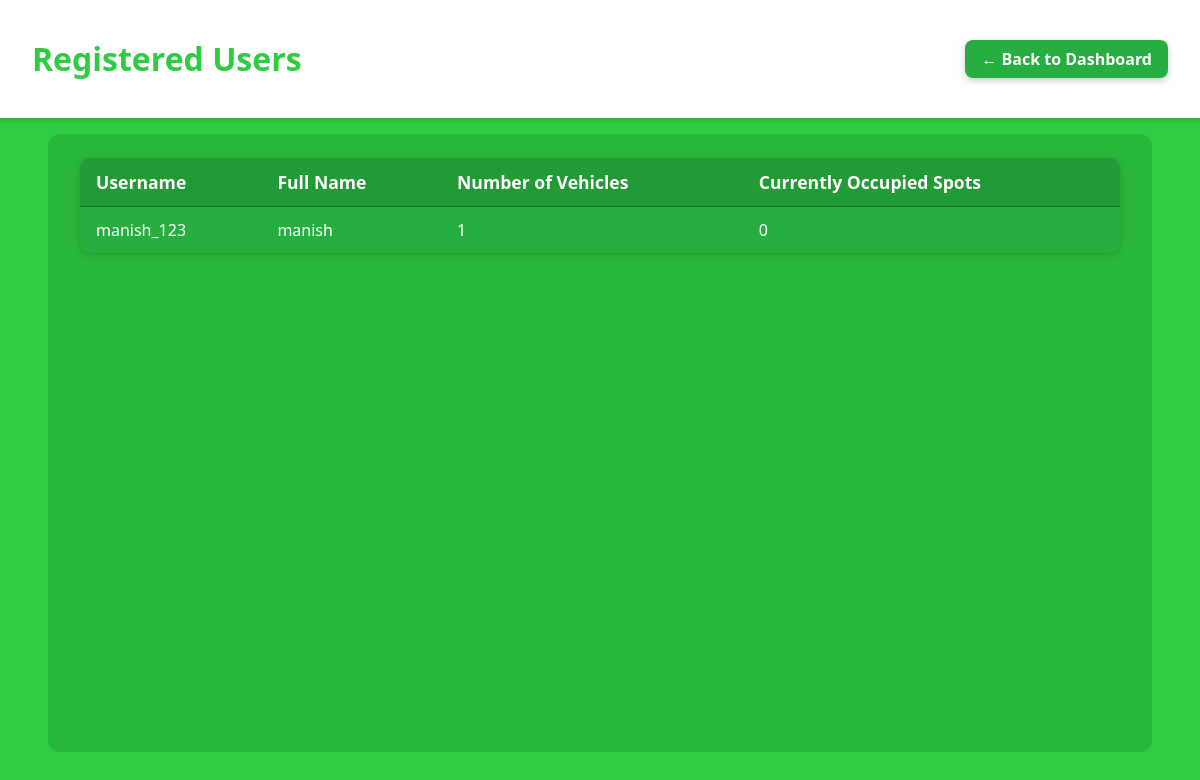
/admin/users (signed in), run on an earlier commit of the app's database.
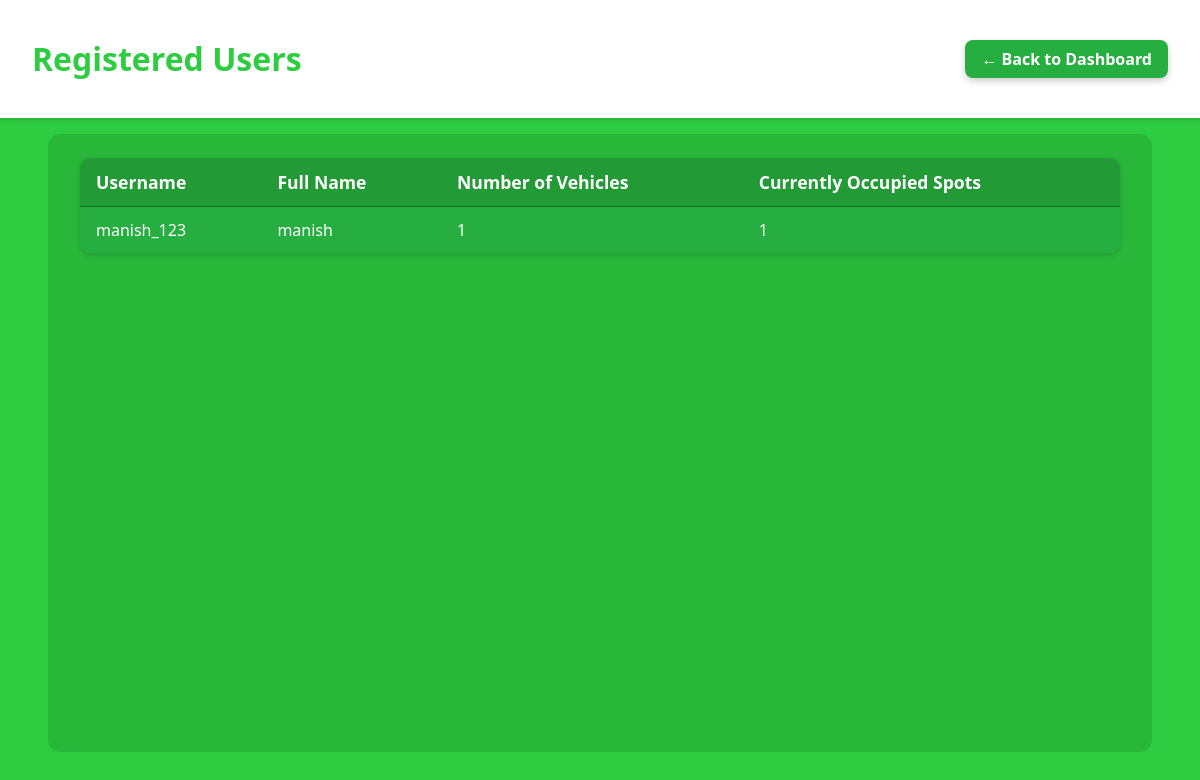
And on a later commit of the database.
### models.py (models this page shows)
class User(db.Model):
    __tablename__ = 'users'
    id = db.Column(db.Integer, primary_key=True)
    full_name = db.Column(db.String(100), nullable=True)
    username = db.Column(db.String(80), unique=True, nullable=False)
    password = db.Column(db.String(200), nullable=False)
    role = db.Column(db.String(20), nullable=False)
    vehicles = db.relationship('Vehicle', backref='user', cascade='all, delete-orphan')
    reservations = db.relationship('Reservation', backref='user', cascade='all, delete-orphan')

### admin.py (the view)
@admin_bp.route('/users')
def view_users():
    if session.get('role') != 'admin':
        flash('Access denied. Admins only.')
        return redirect(url_for('auth.login'))
    users = User.query.filter(User.role != 'admin').all()
    users_data = []
    for user in users:
        vehicle_count = len(user.vehicles) if user.vehicles else 0
        active_spots_count = Reservation.query.filter_by(user_id=user.id, leaving_timestamp=None).count()
        users_data.append({
            'username': user.username,
            'full_name': user.full_name,
            'vehicle_count': vehicle_count,
            'active_spots': active_spots_count
        })
    return render_template('users.html', users=users_data)

### templates/users.html (shortened to what this page needs)
<!DOCTYPE html>
<html lang="en">
<head>
    <link rel="stylesheet" href="{{ url_for('static', filename='css/users.css') }}">
</head>
<body>
<header>
    <h1>Registered Users</h1>
    <a href="{{ url_for('admin_dashboard') }}" class="back-button">← Back to Dashboard</a>
</header>
<main>
    {% if users %}
    <table class="users-table">
        <thead>
            <tr>
                <th>Username</th>
                <th>Full Name</th>
                <th>Number of Vehicles</th>
                <th>Currently Occupied Spots</th>
            </tr>
        </thead>
        <tbody>
            {% for user in users %}
            <tr>
                <td>{{ user.username }}</td>
                <td>{{ user.full_name or "N/A" }}</td>
                <td>{{ user.vehicle_count }}</td>
                <td>{{ user.active_spots }}</td>
            </tr>
            {% endfor %}
        </tbody>
    </table>
    {% else %}
    <p>No users found.</p>
    {% endif %}
</main>
</body>
</html>

What changed in the data, as far as the page shows it:
changed User "manish_123": active_spots "0" → "1"
